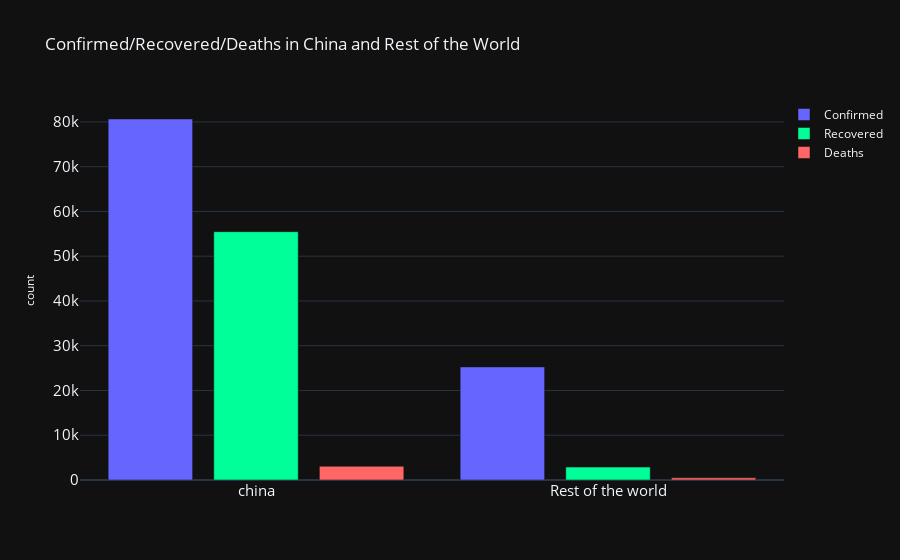

The code cell stored with this chart in its notebook:
### Code cell
#https://plot.ly/python/bar-charts/
import plotly.graph_objects as go
data=covid_countrywise.sort_values('confirmed',ascending=False)[0:10]
country=data['country']

fig = go.Figure()
fig.update_layout(template='plotly_dark')
fig.add_trace(go.Bar(x=['china','Rest of the world'],
                y=[china[0],rest_of_the_world[0]],
                name='Confirmed',
                marker_color='rgb(102, 102, 255)'
                ))
fig.add_trace(go.Bar(x=['china','Rest of the world'],
                y=[china[1],rest_of_the_world[1]],
                name='Recovered',
                marker_color='rgb(0,255,153)'
                ))
fig.add_trace(go.Bar(x=['china','Rest of the world'],
                y=[china[2],rest_of_the_world[2]],
                name='Deaths',
                marker_color='rgb(255, 102, 102)'
                ))
fig.update_layout(
    title='Confirmed/Recovered/Deaths in China and Rest of the World',
    xaxis_tickfont_size=15,
    yaxis=dict(
        title='count',
        titlefont_size=12,
        tickfont_size=15,
       
    ),
    legend=dict(
        x=1,
        y=1.0,
        bgcolor='rgba(255, 255, 255, 0)',
        bordercolor='rgba(255, 255, 255, 0)'
    ),
    barmode='group',
    bargap=0.10, # gap between bars of adjacent location coordinates.
    bargroupgap=0.2 # gap between bars of the same location coordinate.
)
fig.show()

### Figure 1 — Plotly figure (JSON) as saved in the notebook; plotly's stock layout.template omitted (floating-point values rounded to 4 significant figures)
{"data": [{"marker": {"color": "rgb(102, 102, 255)"}, "name": "Confirmed", "type": "bar", "x": ["china", "Rest of the world"], "y": [80652, 25269]}, {"marker": {"color": "rgb(0,255,153)"}, "name": "Recovered", "type": "bar", "x": ["china", "Rest of the world"], "y": [55478, 2887]}, {"marker": {"color": "rgb(255, 102, 102)"}, "name": "Deaths", "type": "bar", "x": ["china", "Rest of the world"], "y": [3070, 489]}], "layout": {"bargap": 0.1, "bargroupgap": 0.2, "barmode": "group", "legend": {"bgcolor": "rgba(255, 255, 255, 0)", "bordercolor": "rgba(255, 255, 255, 0)", "x": 1, "y": 1}, "title": {"text": "Confirmed/Recovered/Deaths in China and Rest of the World"}, "xaxis": {"tickfont": {"size": 15}}, "yaxis": {"tickfont": {"size": 15}, "title": {"font": {"size": 12}, "text": "count"}}}}
